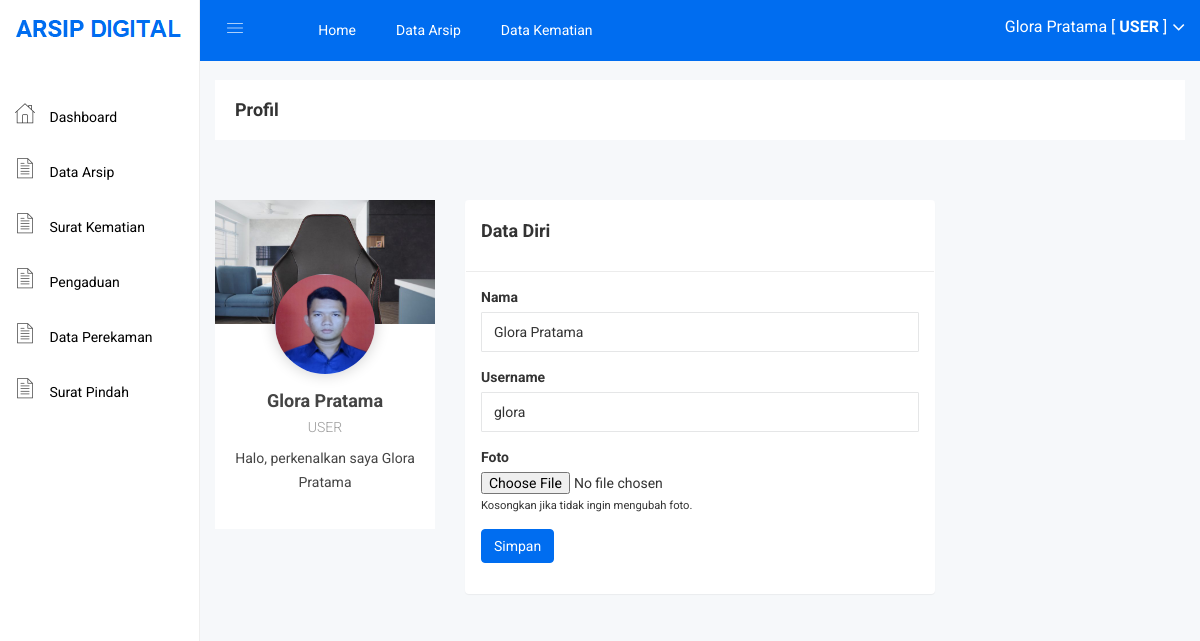
/user/profil.php (signed in), run on the app's committed database.
### tables this page shows
CREATE TABLE IF NOT EXISTS `user` (
  `user_id` int NOT NULL AUTO_INCREMENT,
  `user_nama` varchar(100) NOT NULL,
  `user_username` varchar(100) NOT NULL,
  `user_password` varchar(100) NOT NULL,
  `user_foto` varchar(100) DEFAULT NULL,
  PRIMARY KEY (`user_id`)
);

### user/profil.php (the view, shortened to what this page needs)
<?php include 'header.php'; ?>
<div class="breadcome-area">
    <div class="container-fluid">
        <div class="row">
            <div class="col-lg-12 col-md-12 col-sm-12 col-xs-12">
                <div class="breadcome-list">
                    <div class="row">
                        <div class="col-lg-6 col-md-6 col-sm-6 col-xs-12">
                            <div class="breadcome-heading">
                                <h4 style="margin-bottom: 0px">Profil</h4>
                            </div>
                        </div>
                    </div>
                </div>
            </div>
        </div>
    </div>
</div>
<div class="product-sales-area mg-tb-30">
    <div class="container-fluid">
        <div class="row">
            <div class="col-lg-3">
                <?php
                $id = $_SESSION['id'];
                $saya = mysqli_query($koneksi,"select * from user where user_id='$id'");
                $s = mysqli_fetch_assoc($saya);
                ?>
                <div class="single-cards-item">
                    <div class="single-product-image">
                        <a href="#">
                            <img src="../assets/img/product/prof-bg.jpg" alt="">
                        </a>
                    </div>
                    <div class="single-product-text">
                        <?php
                        if($s['user_foto'] == ""){
                            ?>
                            <img class="img-user" src="../gambar/sistem/default.png">
                            <?php
                        }else{
                            ?>
                            <img class="img-user" src="../gambar/user/<?php echo $s['user_foto']; ?>">
                            <?php
                        }
                        ?>
                        <h4><a class="cards-hd-dn" href="#"><?php echo $s['user_nama']; ?></a></h4>
                        <h5>USER</h5>
                        <p class="ctn-cards"> Halo, perkenalkan saya <?php echo $s['user_nama']; ?></p>
                    </div>
                </div>
            </div>
            <div class="col-lg-6">
                <div class="panel">
                    <div class="panel-heading">
                        <h4>Data Diri</h4>
                    </div>
                    <div class="panel-body">
                        <form action="profil_act.php" method="post" enctype="multipart/form-data">
                            <div class="form-group">
                                <label>Nama</label>
                                <input type="text" class="form-control" placeholder="Masukkan Nama .." name="nama" required="required" value="<?php echo $s['user_nama'] ?>">
                            </div>
                            <div class="form-group">
                                <label>Username</label>
                                <input type="text" class="form-control" placeholder="Masukkan Username .." name="username" required="required" value="<?php echo $s['user_username'] ?>">
                            </div>
                            <div class="form-group">
                                <label>Foto</label>
                                <input type="file" name="foto">
                                <small>Kosongkan jika tidak ingin mengubah foto.</small>
                            </div>
                            <div class="form-group">
                                <input type="submit" class="btn btn-primary" value="Simpan">
                            </div>
                        </form>
                    </div>
                </div>
            </div>
        </div>
    </div>
</div>
<?php include 'footer.php'; ?>

### assets/css/main.css (style rules this page uses)
html { color: #222; font-size: 1em; line-height: 1.4; }
audio, canvas, iframe, img, svg, video { vertical-align: middle; }

### assets/css/style.css (style rules this page uses)
.img-user { width: 100px; }
.btn-primary { background: #006df0; color: white !important; border: 1px solid #006df0; }
.panel-heading { padding: 20px 15px; border-bottom: 1px solid #ececec; }

### data on the page
user: user_foto (picture), user_nama "Glora Pratama", nama "Glora Pratama", username "glora"

### other printed values
$_SESSION['nama'] "Glora Pratama"
